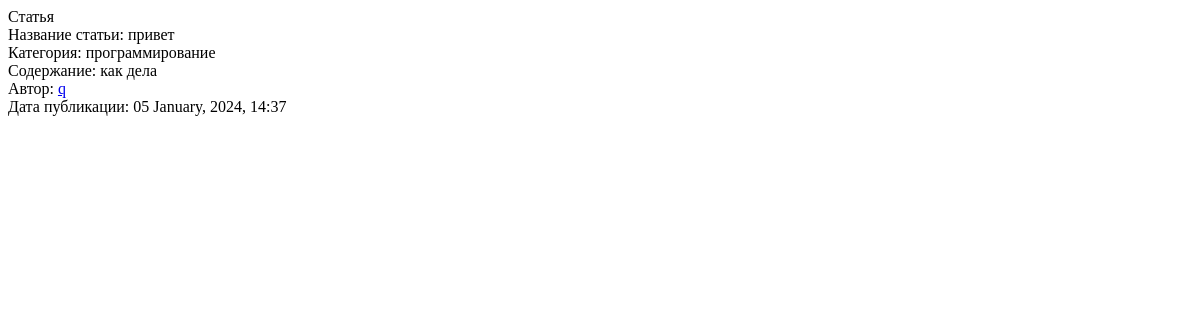
/article-details/2, run on an earlier commit of the app's database.
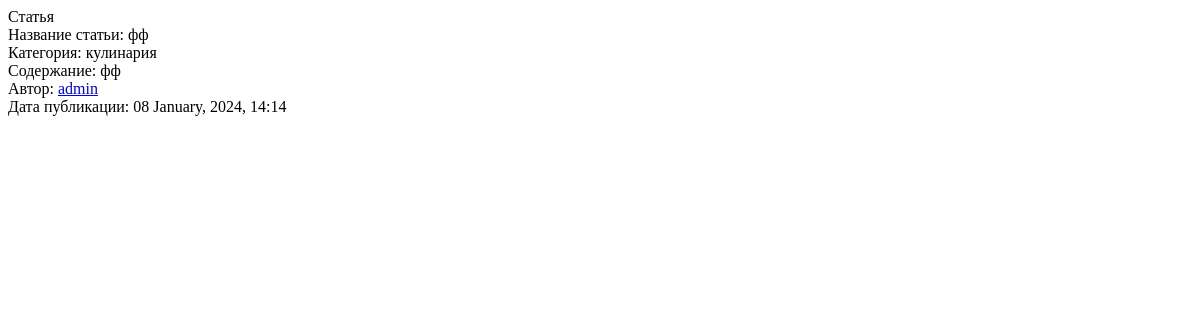
And on a later commit of the database.
### models.py (models this page shows)
class Base(DeclarativeBase):
    id: Mapped[int_pk]
    created_at: Mapped[datetime] = Column(DateTime, default=utcnow)

class Article(Base):
    __tablename__ = 'articles'
    name_of_article: Mapped[str]
    category: Mapped[str]
    text_of_article: Mapped[str]
    user_id: Mapped[int] = mapped_column(ForeignKey('users.id'))
    user: Mapped['User'] = relationship(back_populates='articles')
    images: Mapped[list['Image']] = relationship(
        back_populates='article',
        cascade='all'
    )

class User(Base, UserMixin):
    __tablename__ = 'users'
    username: Mapped[str]
    avatar: Mapped[Optional[str]] = Column(String)
    email: Mapped[str]
    password: Mapped[str]
    articles: Mapped[list['Article']] = relationship(
        back_populates='user',
        cascade='all'
    )

### app.py (the view)
@app.route('/article-details/<int:article_id>', methods=['GET'])
def article_details_page(article_id):
    session = SessionFactory()
    articles = session.query(Article).filter_by(id=article_id).all()  # Получаем список статей
    if articles:
        article = articles[0]  # Выбираем первую статью из списка
        return render_template('forum/article_details.html', article=article)
    else:
        abort(404)

### templates/forum/article_details.html (shortened to what this page needs)
<!DOCTYPE html>
<html lang="en">
<head>
</head>
<body>
Статья
<div>Название статьи: {{ article.name_of_article }}</div>
<div>Категория: {{ article.category }}</div>
<div>Содержание: {{ article.text_of_article }}</div>
<div>Автор: <a href="{{ url_for('user_profile_page', id=article.user.id) }}">{{ article.user.username }}</a></div>
<div>Дата публикации: {{ article.created_at.strftime('%d %B, %Y, %H:%M') }}</div>
</body>
</html>

What changed in the data, as far as the page shows it:
no longer on this page (row unchanged): User: user.username "q"
changed Article: name_of_article "привет" → "фф"; category "программирование" → "кулинария"; text_of_article "как дела" → "фф"; created_at "05 January, 2024, 14:37" → "08 January, 2024, 14:14"
now on this page (row unchanged): User: user.username "admin"
